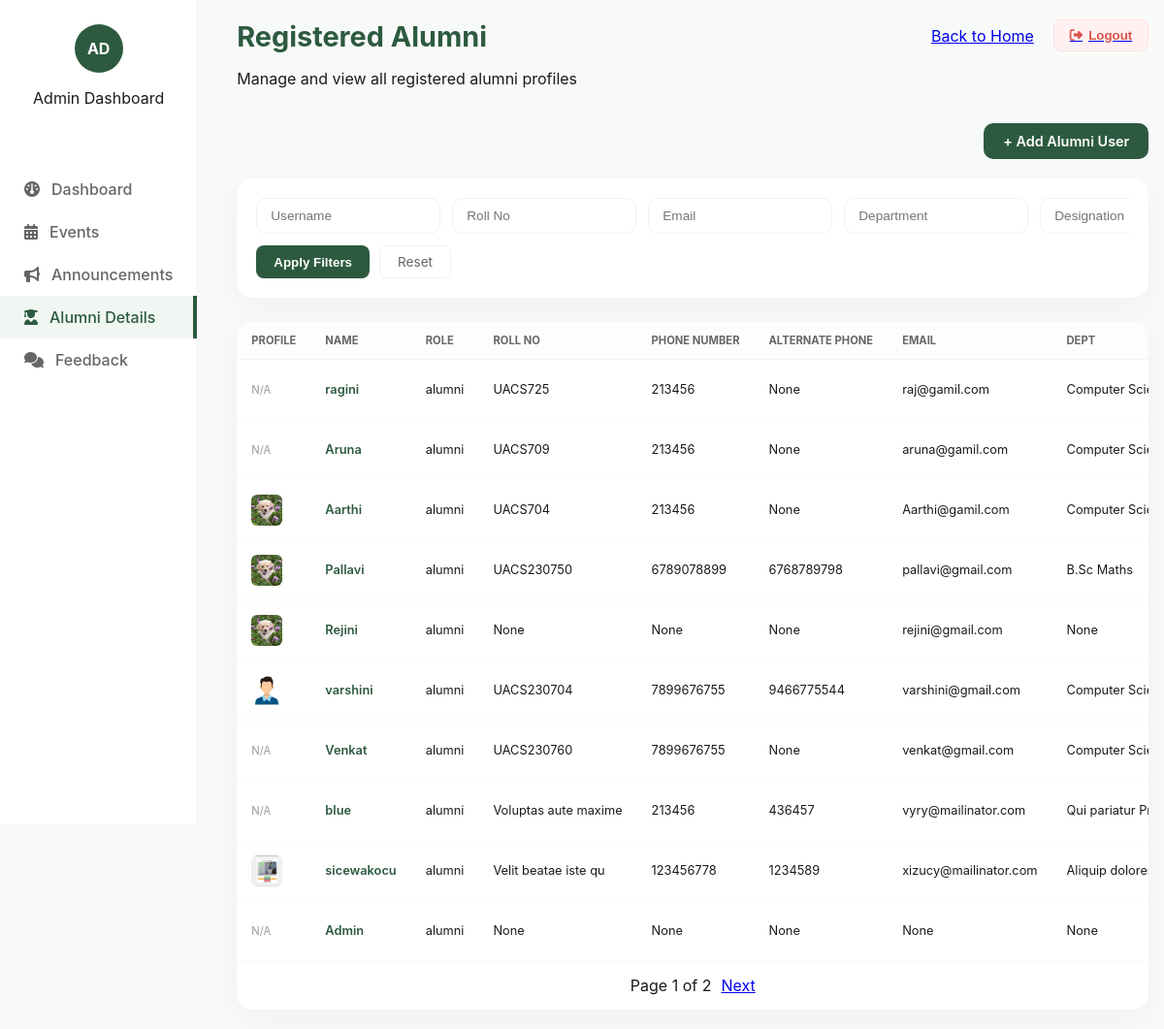
/alumni_app/admin/alumni/ (signed in), run on an earlier commit of the app's database.
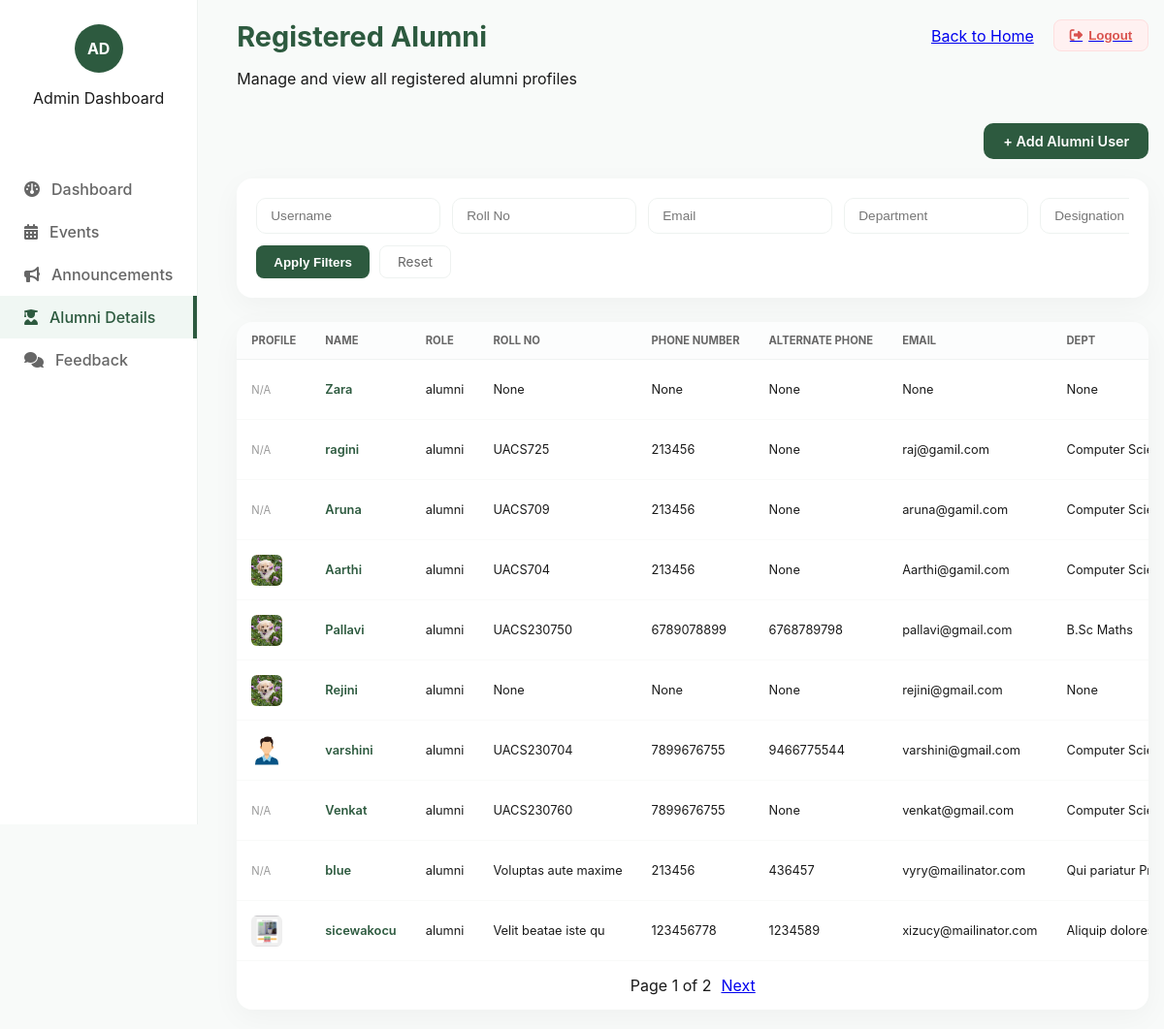
And on a later commit of the database.
### Alumni_app/models.py (models this page shows, shortened)
class Profile(models.Model):
    user = models.OneToOneField(User, on_delete=models.CASCADE)
    role = models.CharField(
        max_length=10,
        default='alumni',
        blank=True, null=True
    )
    profile_image = models.ImageField(upload_to='profiles/', blank=True, null=True)
    roll_no = models.CharField(max_length=20, blank=True, null=True)
    email = models.EmailField(max_length=254, blank=True, null=True)
    designation = models.CharField(max_length=150, blank=True, null=True)
    appointment_order = models.FileField(upload_to="appointment_orders/", blank=True, null=True)
    proof_id = models.FileField(upload_to="id", max_length=100, blank=True, null=True)
    company_id_image = models.FileField(upload_to="company_id/", max_length=100, blank=True, null=True)
    remarks = models.TextField(blank=True, null=True)
    department = models.CharField(max_length=100, blank=True, null=True)
    join_year = models.IntegerField(blank=True, null=True)
    passout_year = models.IntegerField(blank=True, null=True)
    address = models.TextField(blank=True, null=True)
    current_job = models.CharField(max_length=100, blank=True, null=True)
    company = models.CharField(max_length=100, blank=True, null=True)
    location = models.CharField(max_length=100, blank=True, null=True)
    phone = models.CharField(max_length=15, blank=True, null=True)
    alternate_phone = models.CharField(max_length=15, blank=True, null=True)
    linkedin_profile = models.URLField(blank=True, null=True)
    linked_in = models.URLField(max_length=200, blank=True, null=True)
    company_id = models.URLField(max_length=200, blank=True, null=True)
    google_scholar = models.URLField(max_length=200, blank=True, null=True)
    created_at = models.DateTimeField(auto_now=False, auto_now_add=True, null=True, blank=True)

### Alumni_app/views.py (the view)
# urls.py: path("admin/alumni/", views.admin_view_alumni, name="admin_view_alumni"),
@login_required
def admin_view_alumni(request):
    alumni_queryset = Profile.objects.filter(role__iexact="alumni").select_related("user")
    print("All Alumni:", alumni_queryset.count())
    alumni_filter = AlumniFilter(request.GET, queryset=alumni_queryset)
    filtered_qs = alumni_filter.qs.order_by("-created_at")
    print("Filtered Alumni:", filtered_qs.count())
    paginator = Paginator(filtered_qs, 10)
    page_number = request.GET.get("page")
    page_obj = paginator.get_page(page_number)
    print("Page Objects:", page_obj)
    return render(
        request,
        "admin_view_alumni.html",
        {
            "filter": alumni_filter,
            "page_obj": page_obj,
        },
    )

### Alumni_app/templates/admin_view_alumni.html (shortened to what this page needs)
{% load static %}
<!doctype html>
<html lang="en">
	<head>
		<link rel="stylesheet" href="{% static 'admin_view_alumni.css' %}" />
		<link rel="stylesheet" href="https://cdnjs.cloudflare.com/ajax/libs/font-awesome/6.5.1/css/all.min.css">
	</head>
	<body>
		<div class="dashboard-container">
    <div class="sidebar">
        <div class="admin-profile">
            <div class="circle">AD</div>
            <p>Admin Dashboard</p>
        </div>
        <ul class="menu">
            <li><a href="{% url 'admin_dashboard' %}"><i class="fa-solid fa-gauge"></i> Dashboard</a></li>
            <li><a href="{% url 'admin_events' %}"><i class="fa-solid fa-calendar-days"></i> Events</a></li>
            <li><a href="{% url 'admin_announcements' %}"><i class="fa-solid fa-bullhorn"></i> Announcements</a></li>
            <li class="active"><a href="{% url 'admin_view_alumni' %}"><i class="fa-solid fa-user-graduate"></i> Alumni Details</a></li>
            <li><a href="{% url 'admin_feedback' %}"><i class="fa-solid fa-comments"></i> Feedback</a></li>
        </ul>
    </div>
			<main class="main-content">
				<div class="topbar">
    <div class="page-header">
        <h1>Registered Alumni</h1>
        <p>Manage and view all registered alumni profiles</p>
    </div>
    <div class="nav-actions">
        <a href="{% url 'admin_dashboard' %}" class="nav-link">Back to Home</a>
        <a href="{% url 'logout' %}">
            <button class="logout">
                <i class="fa-solid fa-right-from-bracket"></i> Logout
            </button>
        </a>
    </div>
</div>
<div class="action-row">
    <a href="{% url 'admin_add_user' %}" class="add-btn"> + Add Alumni User </a>
</div>
				<form method="get" class="filter-form">
					<div class="filter-grid">
						<input
							type="text"
							name="username"
							placeholder="Username"
							value="{{ request.GET.username }}"
						/>
						<input
							type="text"
							name="roll_no"
							placeholder="Roll No"
							value="{{ request.GET.roll_no }}"
						/>
						<input
							type="text"
							name="email"
							placeholder="Email"
							value="{{ request.GET.email }}"
						/>
						<input
							type="text"
							name="department"
							placeholder="Department"
							value="{{ request.GET.department }}"
						/>
						<input
							type="text"
							name="designation"
							placeholder="Designation"
							value="{{ request.GET.designation }}"
						/>
					</div>
					<div class="filter-actions">
						<button type="submit" class="filter-btn">Apply Filters</button>
						<a href="{% url 'admin_view_alumni' %}" class="reset-btn"> Reset </a>
					</div>
				</form>
				<section class="table-container">
					<table class="alumni-table">
						<thead>
							<tr>
                        <th>Profile</th><th>Name</th><th>Role</th><th>Roll No</th><th>Phone Number</th><th>Alternate Phone</th>
                        <th>Email</th><th>Dept</th>
                    </tr>
						</thead>
						<tbody>
							{% for alumni in page_obj %}
							<tr>
								<td>
									{% if alumni.profile_image %}
									<img
										src="{{ alumni.profile_image.url }}"
										class="profile-avatar"
										alt="profile"
									/>
									{% else %}
									<span class="avatar-placeholder"> N/A </span>
									{% endif %}
								</td>
								<td class="username">
									<a
										href="{% url 'admin_view_user' alumni.user.id %}"
										class="username-link"
									>
										{{ alumni.user.username }}
									</a>
								</td>
								<td>{{ alumni.role }}</td>
								<td>{{ alumni.roll_no }}</td>
								<td>{{ alumni.phone }}</td>
								<td>{{ alumni.alternate_phone }}</td>
								<td>{{ alumni.email }}</td>
								<td class="department">{{ alumni.department }}</td>
							</tr>
							{% empty %}
							<tr>
								<td colspan="7" class="empty-state">No alumni registered yet</td>
							</tr>
							{% endfor %}
						</tbody>
					</table>
					<div class="pagination">
						<span>
							Page {{ page_obj.number }} of {{ page_obj.paginator.num_pages }}
						</span>
						{% if page_obj.has_next %}
						<a
							href="?page={{ page_obj.next_page_number }}{% for key,value in request.GET.items %}{% if key != 'page' %}&{{ key }}={{ value }}{% endif %}{% endfor %}"
						>
							Next
						</a>
						{% endif %}
					</div>
				</section>
			</main>
		</div>
	</body>
</html>

### Alumni_app/static/admin_view_alumni.css (style rules this page uses)
:root { --primary-green: #2d5a3f; --light-green: #f0f7f3; --accent-green: #1e3d2a; --text-dark: #1a1a1a; --text-muted: #666; --bg-main: #f8faf9; --white: #ffffff; --shadow-soft: 0 8px 30px rgba(0, 0, 0, 0.04); --border-radius: 16px; }
body { background-color: var(--bg-main); font-family: 'Inter', system-ui, -apple-system, sans-serif; color: var(--text-dark); margin: 0; }
.dashboard-container { display: flex; min-height: 100vh; }
.sidebar { width: 260px; background: var(--white); border-right: 1px solid #eef2f0; padding: 25px 0; position: sticky; top: 0; height: 100vh; }
.admin-profile { padding: 0 25px 30px; text-align: center; }
.admin-profile .circle { width: 50px; height: 50px; background: var(--primary-green); color: white; border-radius: 50%; display: flex; align-items: center; justify-content: center; margin: 0 auto 10px; font-weight: 700; }
.menu { list-style: none; padding: 0; }
.menu li a { display: flex; align-items: center; padding: 12px 25px; color: var(--text-muted); text-decoration: none; transition: 0.3s; font-weight: 500; gap: 12px; }
.menu li.active a { color: var(--primary-green); background: var(--light-green); border-right: 4px solid var(--primary-green); }
.main-content { flex: 1; padding: 20px 40px; background-color: var(--bg-main); max-width: calc(100vw - 260px); }
.topbar { display: flex; justify-content: space-between; align-items: flex-start; margin-bottom: 20px; }
.page-header h1 { font-size: 1.8rem; color: var(--primary-green); margin: 0; }
.nav-actions { display: flex; align-items: center; gap: 20px; }
.logout { background: #fff1f1; color: #d9534f; border: 1px solid #ffdfdf; padding: 8px 16px; border-radius: 8px; cursor: pointer; font-weight: 600; display: flex; align-items: center; gap: 6px; }
.action-row { display: flex; justify-content: flex-end; margin-bottom: 20px; }
.add-btn { background: var(--primary-green); color: white; padding: 10px 20px; border-radius: 10px; text-decoration: none; font-weight: 600; font-size: 0.9rem; }
.filter-form { background: var(--white); padding: 20px; border-radius: var(--border-radius); box-shadow: var(--shadow-soft); margin-bottom: 25px; }
.filter-grid { display: flex; overflow-x: auto; gap: 12px; padding-bottom: 12px; }
.filter-grid input { min-width: 160px; padding: 10px 14px; border: 1px solid #eef2f0; border-radius: 10px; font-size: 0.85rem; }
.filter-actions { display: flex; gap: 10px; }
.filter-btn { background: var(--primary-green); color: white; border: none; padding: 8px 18px; border-radius: 8px; font-weight: 600; cursor: pointer; }
.reset-btn { text-decoration: none; color: var(--text-muted); padding: 8px 18px; border: 1px solid #eef2f0; border-radius: 8px; font-size: 0.85rem; }
.table-container { background: var(--white); border-radius: var(--border-radius); box-shadow: var(--shadow-soft); overflow-x: auto; }
.alumni-table { width: 100%; border-collapse: collapse; }
.alumni-table th { background: #fcfdfd; color: var(--text-muted); font-size: 0.7rem; text-transform: uppercase; padding: 12px 15px; border-bottom: 1px solid #f0f3f2; text-align: left; white-space: nowrap; }
.alumni-table td { padding: 8px 15px; font-size: 0.8rem; border-bottom: 1px solid #f9faf9; white-space: nowrap; vertical-align: middle; height: 45px; }
.profile-avatar { width: 32px; height: 32px; border-radius: 6px; object-fit: cover; display: block; }
.avatar-placeholder { font-size: 0.7rem; color: #999; }
.username-link { color: var(--primary-green); font-weight: 600; text-decoration: none; }
.pagination { padding: 15px; display: flex; justify-content: center; align-items: center; gap: 10px; }

What changed in the data, as far as the page shows it:
no longer on this page (row unchanged): Profile: profile_image "N/A", user.username "Admin", role "alumni", roll_no "None", phone "None", alternate_phone "None", email "None", department "None"
added Profile: profile_image "N/A", user.username "Zara", role "alumni", roll_no "None", phone "None", alternate_phone "None", email "None", department "None"
